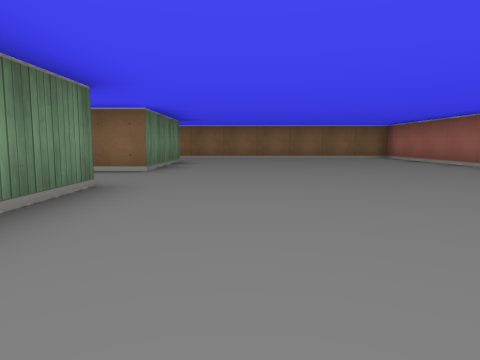
[1] (above)

21 first-person views from a walk through a cub3D level. The camera is about half as high as the walls, tilts 6° down and sees 70° across. The floor is counted in squares. Each view is taken from the middle of a square. On the plan, view 1 faces up. The plan holds only what a view shows up to about 9 squares ahead; the rest is blank.

[2]
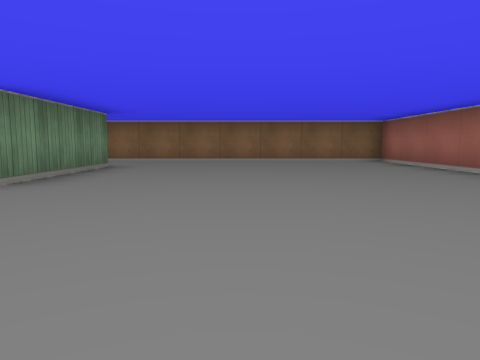

[3]
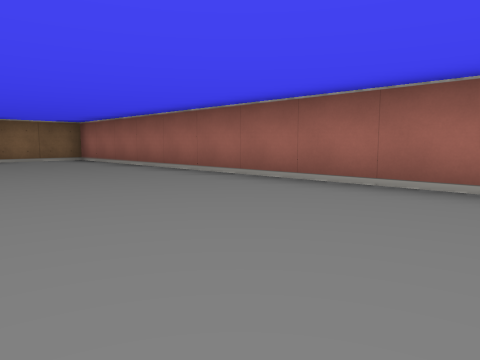

[4]
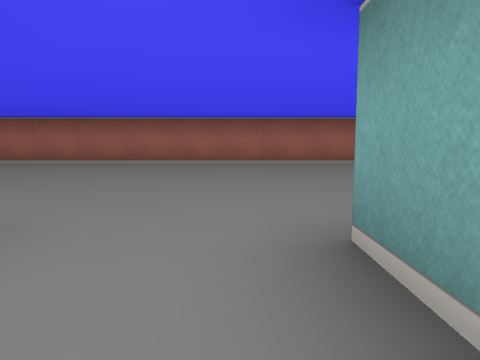

[5]
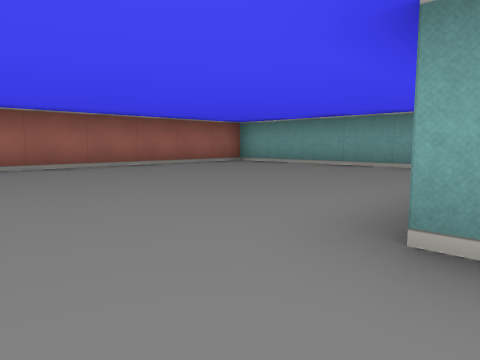

[6]
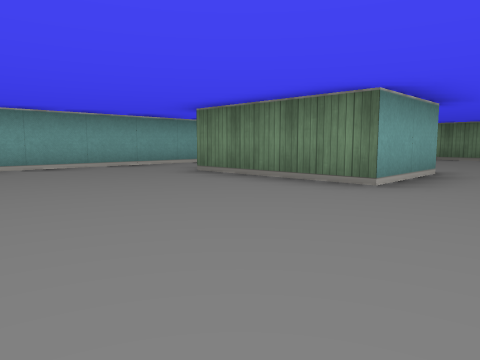

[7]
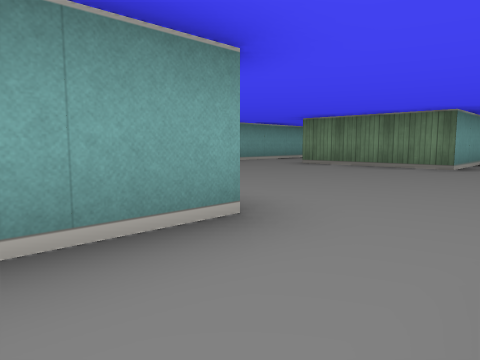

[8]
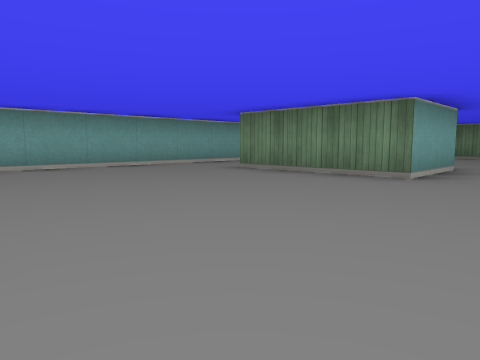

[9]
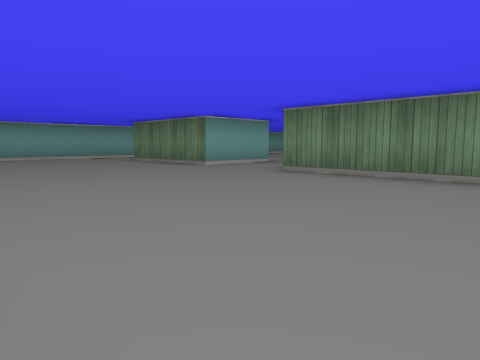

[10]
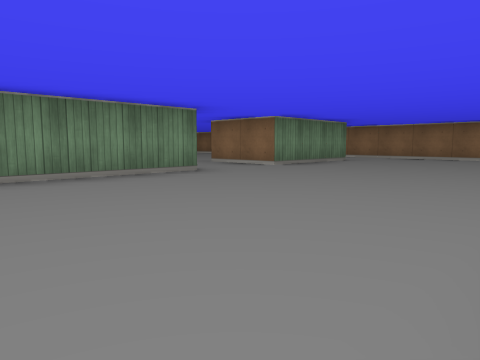

[11]
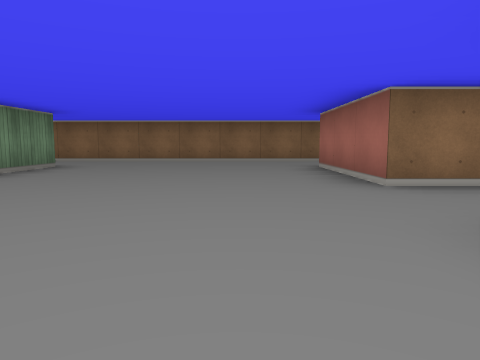

[12]
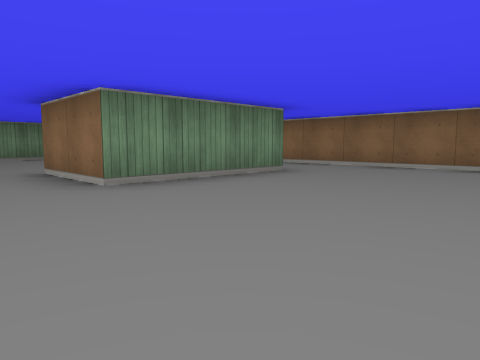

[13]
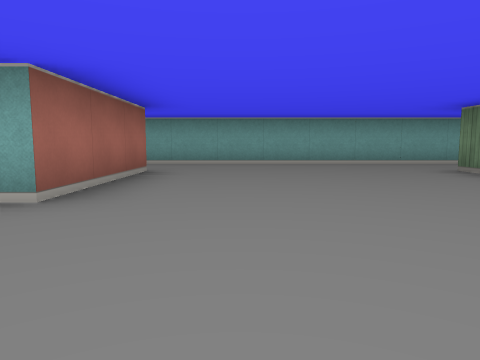

[14]
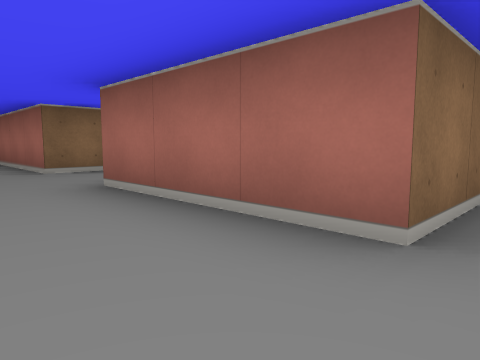

[15]
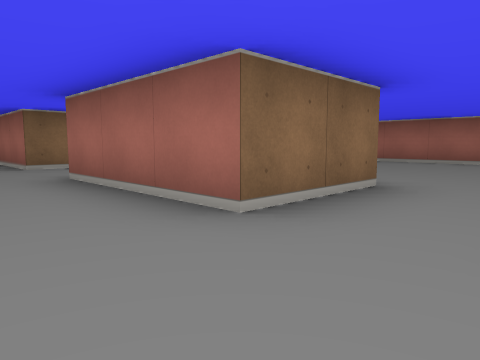

[16]
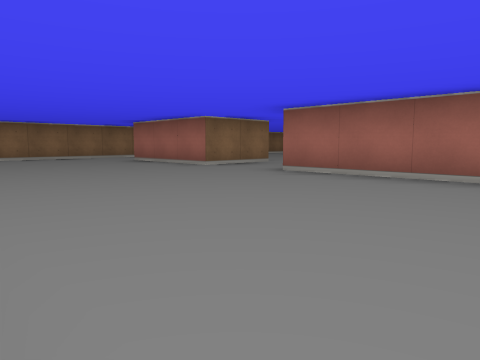

[17]
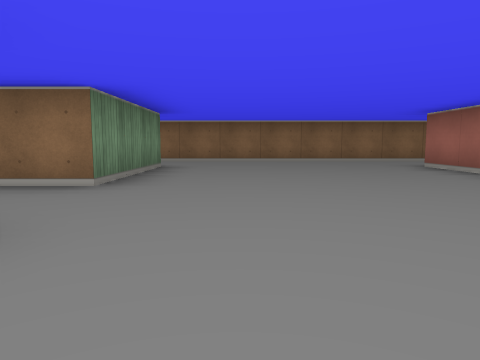

[18]
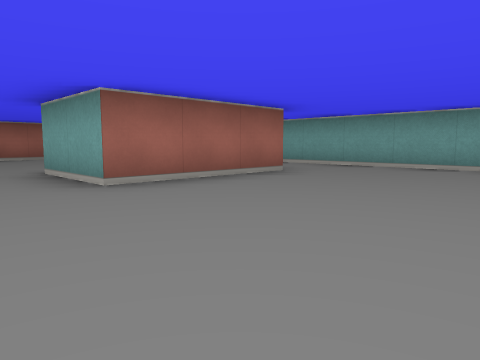

[19]
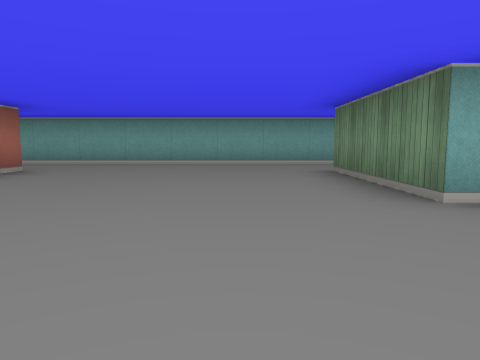

[20]
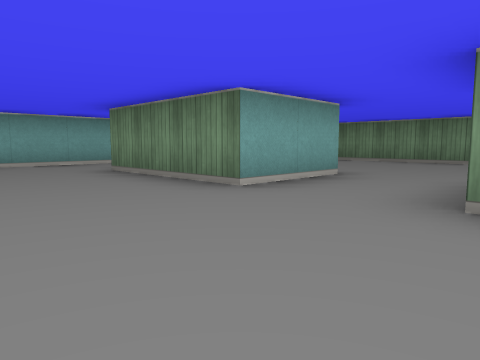

[21]
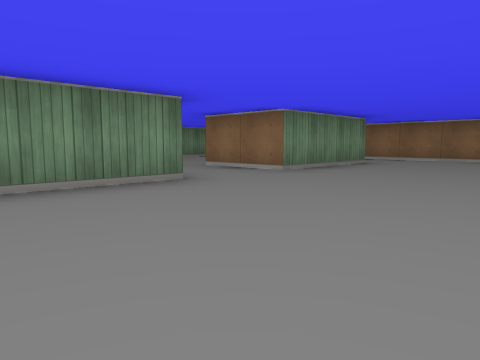

### Floor plan
Ten units are one square. View 1 is at (0, 0); x grows to the right and y downward. Boxes are objects, and circles mark ways between rooms. Rooms are numbered by the first view taken in them; rooms with no view inside come last. Other rooms are left out.
<svg viewBox="-170 -110 220 180">
<path fill="none" stroke="#000" d="M-15 -35 -15 -20M-15 15 -15 45M-15 -85 -15 -55M-15 65 45 65 45 -105 -15 -105M-85 -35 -85 -5 -105 -5M-21 -5 -35 -5 -35 -35M-105 15 -85 15 -85 45M-15 -55 -35 -55 -35 -85M-35 45 -35 15 -15 15M-85 -86 -85 -55 -105 -55M-105 65 -15 65M-15 -105 -105 -105M-105 -5 -105 -35M-155 -36 -155 -5M-155 15 -155 45M-105 -55 -105 -85M-155 -85 -155 -55M-105 46 -105 15M-155 65 -105 65M-105 -105 -160 -105"/>
<circle cx="-25" cy="-45" r="3" fill="#2a7"/>
<circle cx="-25" cy="-95" r="3" fill="#2a7"/>
<circle cx="-25" cy="5" r="3" fill="#2a7"/>
<circle cx="-25" cy="55" r="3" fill="#2a7"/>
<circle cx="-95" cy="-45" r="3" fill="#2a7"/>
<circle cx="-95" cy="-95" r="3" fill="#2a7"/>
<circle cx="-95" cy="5" r="3" fill="#2a7"/>
<circle cx="-95" cy="55" r="3" fill="#2a7"/>
<text x="10" y="-20">1</text>
<text x="-60" y="-20">2</text>
<text x="-130" y="-20">3</text>
</svg>
Room 1 opens to room 2. Room 2 opens to room 3.

Where each view was taken, in squares from view 1:
view 1: 0 up, 0 right, facing up
view 2: 2 up, 1 right, facing up
view 3: 1 up, 1 right, facing up-right
view 4: 1 down, 3 left, facing right
view 5: 0 up, 2 left, facing down-right
view 6: 0 up, 2 right, facing down-left
view 7: 0 up, 2 left, facing down-left
view 8: 0 up, 4 left, facing down-left
view 9: 4 up, 4 left, facing down-left
view 10: 0 up, 4 left, facing up-left
view 11: 2 up, 5 left, facing up
view 12: 4 up, 5 left, facing up-left
view 13: 1 up, 5 left, facing down
view 14: 0 up, 5 left, facing up-right
view 15: 1 down, 12 left, facing up-right
view 16: 0 up, 15 left, facing up-right
view 17: 2 up, 14 left, facing up
view 18: 0 up, 14 left, facing down-right
view 19: 1 up, 14 left, facing down
view 20: 1 up, 13 left, facing down-left
view 21: 1 up, 12 left, facing up-left
